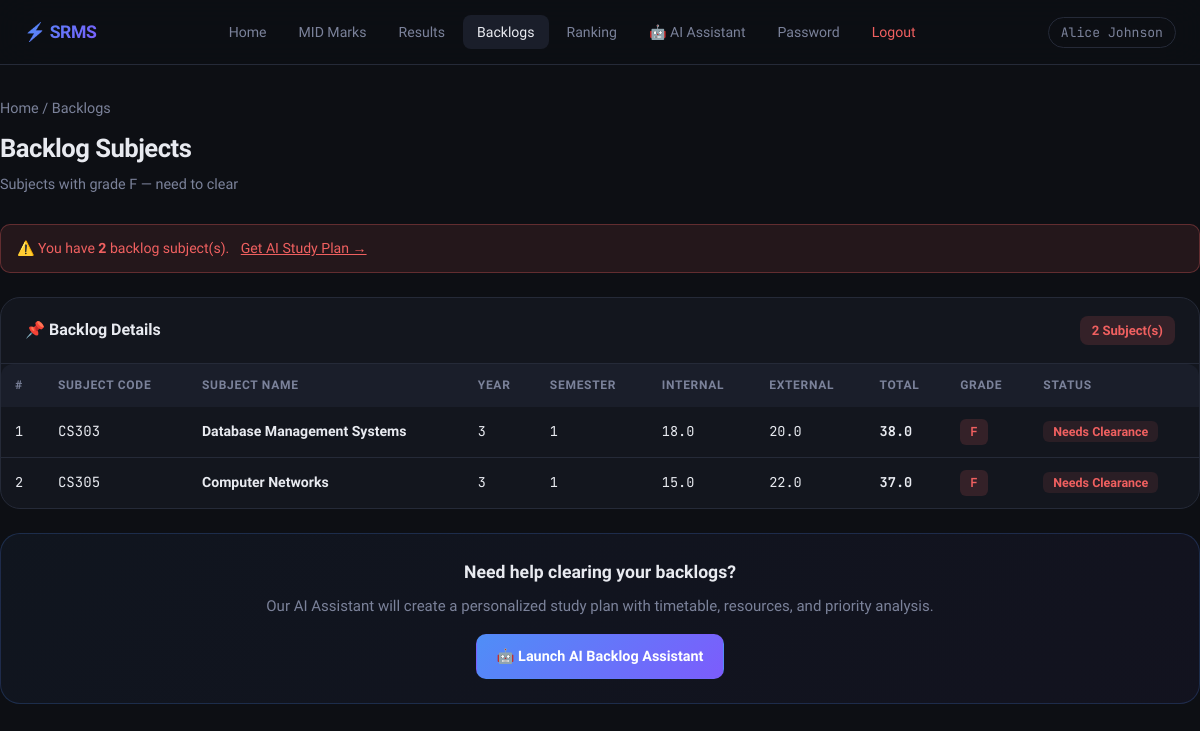
Page /student/backlogs (signed in) on the committed database.
### tables this page shows
CREATE TABLE semester_results (
            id             INTEGER PRIMARY KEY AUTOINCREMENT,
            student_id     TEXT,
            subject_code   TEXT,
            subject_name   TEXT,
            credits        INTEGER DEFAULT 3,
            internal_marks REAL    DEFAULT 0,
            external_marks REAL    DEFAULT 0,
            total_marks    REAL    DEFAULT 0,
            grade          TEXT,
            grade_point    REAL    DEFAULT 0,
            year           INTEGER,
            semester       INTEGER,
            exam_date      TEXT,
            UNIQUE(student_id, subject_code, year, semester)
        );

### app.py (the view)
@app.route('/student/backlogs')
@student_required
def student_backlogs():
    con = get_db(); cur = con.cursor()
    backlogs = _all(cur,
        "SELECT * FROM semester_results WHERE student_id=? AND grade='F'",
        (session['hallticket'],))
    con.close()
    return render_template('student_backlogs.html', backlogs=backlogs)

### app.py (called while the page is built)
def get_db():
    con = sqlite3.connect(DB_PATH)
    con.row_factory = sqlite3.Row   # rows behave like dicts
    con.execute("PRAGMA foreign_keys = ON")
    return con

def _all(cur, sql, params=()):
    return [dict(r) for r in cur.execute(sql, params).fetchall()]

def student_required(f):
    @wraps(f)
    def d(*a, **kw):
        if session.get('role') != 'student': return redirect(url_for('student_login'))
        return f(*a, **kw)
    return d

### templates/student_backlogs.html (shortened to what this page needs)
{% extends 'base.html' %}
{% block nav_links %}
  <a href="{{ url_for('student_dashboard') }}">Home</a>
  <a href="{{ url_for('student_mid_marks') }}">MID Marks</a>
  <a href="{{ url_for('student_results') }}">Results</a>
  <a href="{{ url_for('student_backlogs') }}" class="active">Backlogs</a>
  <a href="{{ url_for('student_ranking') }}">Ranking</a>
  <a href="{{ url_for('backlog_assistant') }}">🤖 AI Assistant</a>
  <a href="{{ url_for('student_change_password') }}">Password</a>
  <a href="{{ url_for('logout') }}" class="logout">Logout</a>
{% endblock %}
{% block content %}
<div class="container page-wrap">
  <div class="page-header">
    <p class="breadcrumb"><a href="{{ url_for('student_dashboard') }}">Home</a> / Backlogs</p>
    <h1>Backlog Subjects</h1>
    <p>Subjects with grade F — need to clear</p>
  </div>
  {% if backlogs %}
  <div class="alert alert-error mb-24">
    ⚠️ You have <strong>{{ backlogs|length }}</strong> backlog subject(s).
    <a href="{{ url_for('backlog_assistant') }}" style="color:var(--red);text-decoration:underline;margin-left:8px;">Get AI Study Plan →</a>
  </div>
  <div class="card">
    <div class="card-header">
      <h3>📌 Backlog Details</h3>
      <span style="background:rgba(240,96,96,.15);color:var(--red);padding:4px 12px;border-radius:8px;font-size:.82rem;font-weight:700;">
        {{ backlogs|length }} Subject(s)
      </span>
    </div>
    <div class="table-wrap">
      <table>
        <thead>
          <tr>
            <th>#</th>
            <th>Subject Code</th>
            <th>Subject Name</th>
            <th>Year</th>
            <th>Semester</th>
            <th>Internal</th>
            <th>External</th>
            <th>Total</th>
            <th>Grade</th>
            <th>Status</th>
          </tr>
        </thead>
        <tbody>
          {% for b in backlogs %}
          <tr>
            <td class="td-num">{{ loop.index }}</td>
            <td class="text-mono">{{ b.subject_code }}</td>
            <td><strong>{{ b.subject_name }}</strong></td>
            <td class="td-num">{{ b.year }}</td>
            <td class="td-num">{{ b.semester }}</td>
            <td class="td-num">{{ b.internal_marks }}</td>
            <td class="td-num">{{ b.external_marks }}</td>
            <td class="td-num"><strong>{{ b.total_marks }}</strong></td>
            <td><span class="grade-badge grade-F">F</span></td>
            <td>
              <span style="background:rgba(240,96,96,.1);color:var(--red);padding:3px 10px;border-radius:6px;font-size:.78rem;font-weight:600;">
                Needs Clearance
              </span>
            </td>
          </tr>
          {% endfor %}
        </tbody>
      </table>
    </div>
  </div>
  <div class="card mt-24" style="background:linear-gradient(135deg,rgba(79,142,247,.05),rgba(124,92,252,.05));border-color:rgba(79,142,247,.2)">
    <div class="card-body text-center">
      <p style="font-size:1.1rem;font-weight:700;margin-bottom:8px;">Need help clearing your backlogs?</p>
      <p class="text-muted mb-16">Our AI Assistant will create a personalized study plan with timetable, resources, and priority analysis.</p>
      <a href="{{ url_for('backlog_assistant') }}" class="btn btn-primary">🤖 Launch AI Backlog Assistant</a>
    </div>
  </div>
  {% else %}
  <div class="empty-state">
    <span class="empty-icon">🎉</span>
    <p style="font-size:1.1rem;font-weight:600;color:var(--green)">Congratulations!</p>
    <p>You have no backlogs. Keep up the great work!</p>
  </div>
  {% endif %}
</div>
{% endblock %}

### static/css/style.css (style rules this page uses)
:root { --bg: #0d0f14; --bg2: #13161e; --bg3: #1a1e2a; --border: #252a38; --border2: #2f3648; --text: #e8eaf0; --muted: #7b829a; --accent: #4f8ef7; --accent2: #7c5cfc; --green: #3ecf8e; --red: #f06060; --yellow: #f5c842; --orange: #f5884a; --radius: 12px; --radius-lg: 20px; --shadow: 0 4px 24px rgba(0,0,0,.5); --transition: .18s cubic-bezier(.4,0,.2,1); }
*, *::before, *::after { box-sizing: border-box; margin: 0; padding: 0; }
html { scroll-behavior: smooth; }
body { font-family: 'Sora', sans-serif; background: var(--bg); color: var(--text); min-height: 100vh; line-height: 1.6; font-size: 15px; }
a { color: var(--accent); text-decoration: none; }
.container { max-width: 1200px; margin: 0 auto; padding: 0 24px; }
.page-wrap { padding: 32px 0 64px; }
.nav-links a { color: var(--muted); font-size: .88rem; font-weight: 500; padding: 6px 14px; border-radius: 8px; transition: all var(--transition); }
.nav-links a:hover, .nav-links a.active { color: var(--text); background: var(--bg3); }
.nav-links a.logout { color: var(--red); }
.btn { display: inline-flex; align-items: center; justify-content: center; gap: 8px; padding: 10px 20px; border-radius: 10px; font-family: inherit; font-size: .9rem; font-weight: 600; cursor: pointer; border: 1px solid transparent; transition: all var(--transition); text-decoration: none; white-space: nowrap; }
.btn-primary { background: linear-gradient(135deg, var(--accent), var(--accent2)); color: #fff; border-color: transparent; }
.alert { padding: 12px 16px; border-radius: 10px; font-size: .88rem; font-weight: 500; margin-bottom: 18px; border: 1px solid; }
.alert-error { background: rgba(240,96,96,.1); border-color: rgba(240,96,96,.3); color: var(--red); }
.card { background: var(--bg2); border: 1px solid var(--border); border-radius: var(--radius-lg); overflow: hidden; margin-bottom: 24px; }
.card-header { padding: 18px 24px; border-bottom: 1px solid var(--border); display: flex; align-items: center; justify-content: space-between; gap: 12px; }
.card-header h3 { font-size: 1rem; font-weight: 700; }
.card-body { padding: 24px; }
.table-wrap { overflow-x: auto; border-radius: var(--radius); }
table { width: 100%; border-collapse: collapse; font-size: .88rem; }
thead tr { background: var(--bg3); }
thead th { padding: 12px 14px; text-align: left; font-size: .75rem; text-transform: uppercase; letter-spacing: .06em; color: var(--muted); font-weight: 700; white-space: nowrap; }
tbody tr { border-bottom: 1px solid var(--border); transition: background var(--transition); }
tbody tr:last-child { border-bottom: none; }
tbody td { padding: 12px 14px; }
.td-num { font-family: 'JetBrains Mono', monospace; font-size: .85rem; }
.grade-badge { display: inline-block; padding: 3px 10px; border-radius: 6px; font-size: .78rem; font-weight: 700; font-family: 'JetBrains Mono', monospace; }
.grade-F { background: rgba(240,96,96,.15); color: var(--red); }
.page-header { margin-bottom: 28px; }
.page-header h1 { font-size: 1.6rem; font-weight: 800; letter-spacing: -.02em; margin-bottom: 4px; }
.page-header p { color: var(--muted); font-size: .9rem; }
.breadcrumb { font-size: .8rem; color: var(--muted); margin-bottom: 8px; }
.breadcrumb a { color: var(--muted); }
.mt-24 { margin-top: 24px; }
.mb-16 { margin-bottom: 16px; }
.mb-24 { margin-bottom: 24px; }
.text-muted { color: var(--muted); }
.text-mono { font-family: 'JetBrains Mono', monospace; }
.text-center { text-align: center; }

### rows in the picture
semester_results: subject_code "CS303", subject_name "Database Management Systems", year "3", semester "1", internal_marks "18.0", external_marks "20.0", total_marks "38.0"
semester_results: subject_code "CS305", subject_name "Computer Networks", year "3", semester "1", internal_marks "15.0", external_marks "22.0", total_marks "37.0"

### other values in the picture
{{ session['user'] }} "Alice Johnson"
{{ backlogs|length }} "2"
